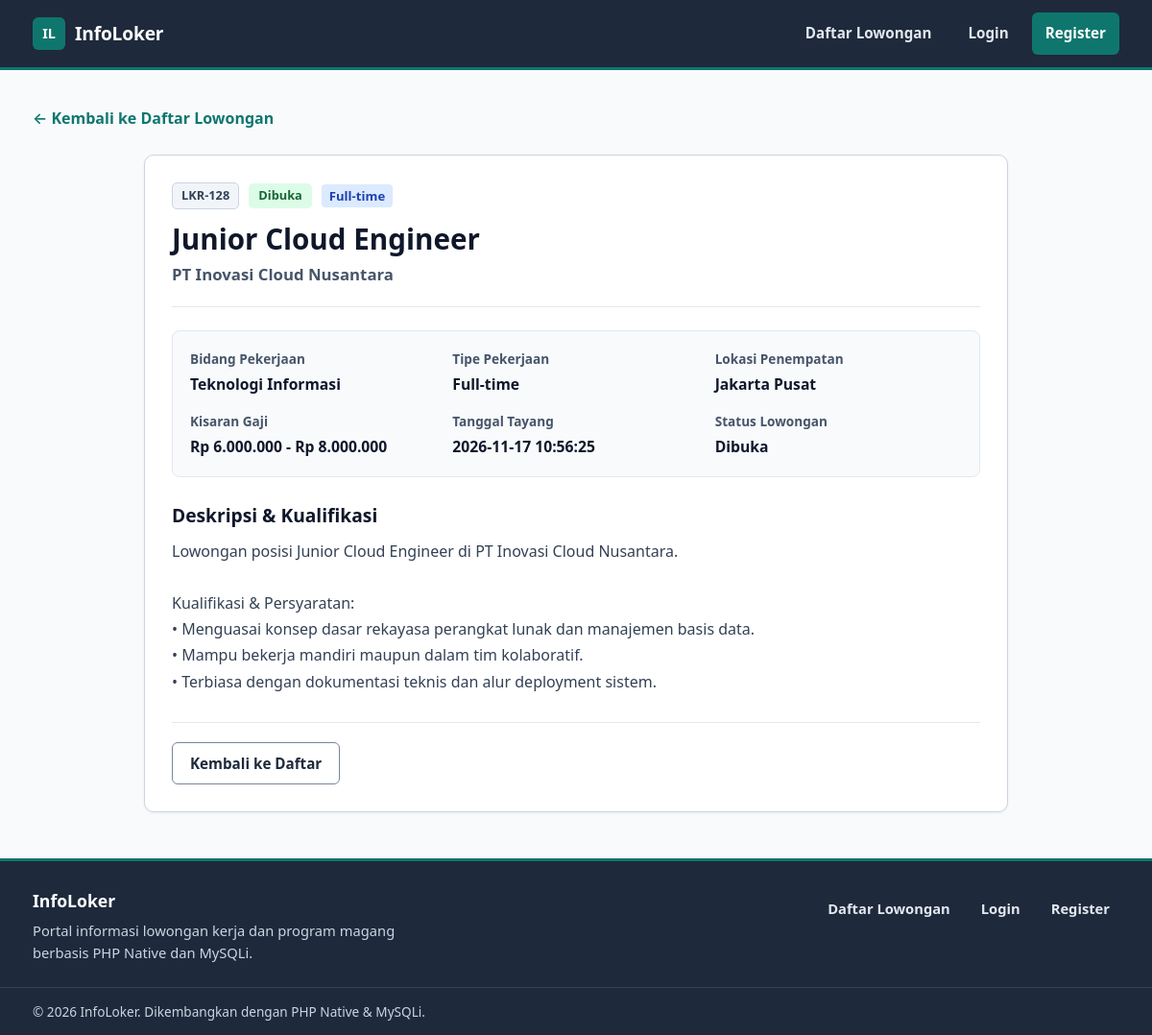
Screenshot of /detail.php?id=128 with the database file from the repository.
### tables this page shows
CREATE TABLE `lowongan` (
  `id` int(11) NOT NULL,
  `kode_lowongan` varchar(20) NOT NULL,
  `posisi` varchar(100) NOT NULL,
  `perusahaan` varchar(100) NOT NULL,
  `bidang` varchar(50) NOT NULL,
  `tipe` varchar(30) NOT NULL,
  `lokasi` varchar(100) NOT NULL,
  `gaji` varchar(50) NOT NULL,
  `deskripsi` text NOT NULL,
  `status` varchar(20) NOT NULL DEFAULT 'Dibuka',
  `created_at` timestamp NULL DEFAULT current_timestamp()
);

### detail.php (the view, shortened to what this page needs)
<?php
require "config/koneksi.php";
$id_raw = $_GET['id'] ?? '';
$id_int = (int)$id_raw;
$sql = "SELECT * FROM lowongan WHERE id = ?";
$stmt = mysqli_prepare($koneksi, $sql);
$stmt->bind_param("i", $id_int);
$stmt->execute();
$result = $stmt->get_result();
$data = $result->fetch_assoc();
require "includes/header.php";
?>
<div class="page-back">
    <a href="index.php" class="back-link">&larr; Kembali ke Daftar Lowongan</a>
</div>
<article class="detail-card">
    <header class="detail-header">
        <div class="detail-badges">
            <span class="kode-chip"><?= htmlspecialchars($data['kode_lowongan']) ?></span>
            <span class="status-badge <?= ($data['status'] === 'Dibuka') ? 'status-dibuka' : 'status-ditutup' ?>">
                <?= htmlspecialchars($data['status']) ?>
            </span>
            <span class="tipe-tag"><?= htmlspecialchars($data['tipe']) ?></span>
        </div>
        <h1><?= htmlspecialchars($data['posisi']) ?></h1>
        <p class="detail-company"><?= htmlspecialchars($data['perusahaan']) ?></p>
    </header>
    <dl class="detail-meta-grid">
        <div class="detail-meta-item">
            <dt>Bidang Pekerjaan</dt>
            <dd><?= htmlspecialchars($data['bidang']) ?></dd>
        </div>
        <div class="detail-meta-item">
            <dt>Tipe Pekerjaan</dt>
            <dd><?= htmlspecialchars($data['tipe']) ?></dd>
        </div>
        <div class="detail-meta-item">
            <dt>Lokasi Penempatan</dt>
            <dd><?= htmlspecialchars($data['lokasi']) ?></dd>
        </div>
        <div class="detail-meta-item">
            <dt>Kisaran Gaji</dt>
            <dd><?= htmlspecialchars($data['gaji']) ?></dd>
        </div>
        <div class="detail-meta-item">
            <dt>Tanggal Tayang</dt>
            <dd><?= htmlspecialchars($data['created_at']) ?></dd>
        </div>
        <div class="detail-meta-item">
            <dt>Status Lowongan</dt>
            <dd><?= htmlspecialchars($data['status']) ?></dd>
        </div>
    </dl>
    <section class="detail-description">
        <h2>Deskripsi &amp; Kualifikasi</h2>
        <div class="deskripsi-body"><?= nl2br(htmlspecialchars($data['deskripsi'])) ?></div>
    </section>
    <div class="detail-actions">
        <a href="index.php" class="btn btn-secondary">Kembali ke Daftar</a>
    </div>
</article>
<?php require "includes/footer.php"; ?>

### assets/css/style.css (style rules this page uses)
*, *::before, *::after { box-sizing: border-box; }
html, body { margin: 0; padding: 0; }
body { display: flex; flex-direction: column; min-height: 100vh; background-color: #f8fafc; color: #0f172a; font-family: 'Segoe UI', system-ui, -apple-system, BlinkMacSystemFont, sans-serif; font-size: 16px; line-height: 1.55; }
h1, h2, h3, p { margin-top: 0; }
h1, h2, h3 { color: #0f172a; line-height: 1.25; }
a { color: #0f766e; font-weight: 600; text-decoration: none; }
a[href], button, select, input[type="submit"], input[type="radio"], label[for], .radio-pill { cursor: pointer; }
.btn { display: inline-flex; align-items: center; justify-content: center; min-height: 44px; padding: 10px 18px; border-radius: 6px; border: 1px solid transparent; font-family: inherit; font-size: 0.95rem; font-weight: 600; line-height: 1.2; text-align: center; transition: background-color 0.15s ease, border-color 0.15s ease, color 0.15s ease; }
.btn-secondary { background-color: #ffffff; color: #1e293b; border-color: #78869a; }
.kode-chip { display: inline-block; padding: 3px 9px; border-radius: 5px; background-color: #f1f5f9; border: 1px solid #cbd5e1; color: #334155; font-size: 0.8rem; font-weight: 700; }
.status-badge { display: inline-block; padding: 3px 10px; border-radius: 5px; font-size: 0.8rem; font-weight: 700; }
.status-dibuka { background-color: #dcfce7; color: #166534; }
.tipe-tag { display: inline-block; padding: 2px 8px; border-radius: 4px; background-color: #dbeafe; color: #1e40af; font-size: 0.82rem; font-weight: 600; }
.page-back { margin-bottom: 16px; }
.back-link { display: inline-flex; align-items: center; min-height: 44px; color: #0f766e; }
.detail-card { background-color: #ffffff; border: 1px solid #cbd5e1; border-radius: 10px; padding: 28px; max-width: 900px; margin: 0 auto; box-shadow: 0 1px 3px rgba(15, 23, 42, 0.06); }
.detail-header { padding-bottom: 20px; border-bottom: 1px solid #e2e8f0; margin-bottom: 24px; }
.detail-badges { display: flex; align-items: center; gap: 10px; flex-wrap: wrap; margin-bottom: 12px; }
.detail-header h1 { font-size: 1.85rem; margin-bottom: 6px; overflow-wrap: break-word; }
.detail-company { font-size: 1.05rem; font-weight: 600; color: #475569; margin-bottom: 0; }
.detail-meta-grid { display: grid; grid-template-columns: repeat(3, minmax(0, 1fr)); gap: 16px; margin: 0 0 28px; padding: 18px; background-color: #f8fafc; border: 1px solid #e2e8f0; border-radius: 8px; }
.detail-meta-item { min-width: 0; }
.detail-meta-item dt { font-size: 0.85rem; font-weight: 700; color: #475569; margin-bottom: 4px; }
.detail-meta-item dd { margin: 0; font-size: 0.98rem; font-weight: 600; color: #0f172a; overflow-wrap: break-word; }
.detail-description { margin-bottom: 28px; }
.detail-description h2 { font-size: 1.2rem; margin-bottom: 12px; }
.deskripsi-body { color: #334155; line-height: 1.7; overflow-wrap: break-word; }
.detail-actions { display: flex; align-items: center; gap: 12px; flex-wrap: wrap; padding-top: 20px; border-top: 1px solid #e2e8f0; }

### rows the page displays
lowongan: kode_lowongan "LKR-128", status "Dibuka", tipe "Full-time", posisi "Junior Cloud Engineer", perusahaan "PT Inovasi Cloud Nusantara", bidang "Teknologi Informasi", lokasi "Jakarta Pusat", gaji "Rp 6.000.000 - Rp 8.000.000", created_at "2026-11-17 10:56:25", deskripsi "Lowongan posisi Junior Cloud Engineer di PT Inovasi Cloud Nusantara. Kualifikasi & Persyaratan: • Menguasai konsep dasar rekayasa perangkat lunak dan manajemen basis data. • Mampu bekerja mandiri maupun dalam tim kolaboratif. • Terbiasa dengan dokumentasi teknis dan alur deployment sistem."
